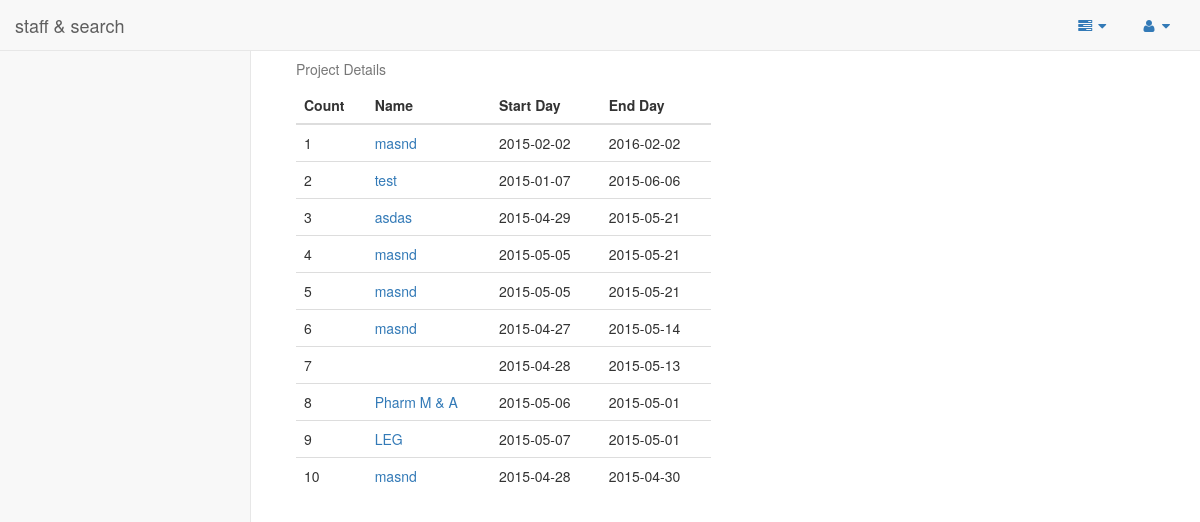
The app's page /admin/project_lists.php, older data.
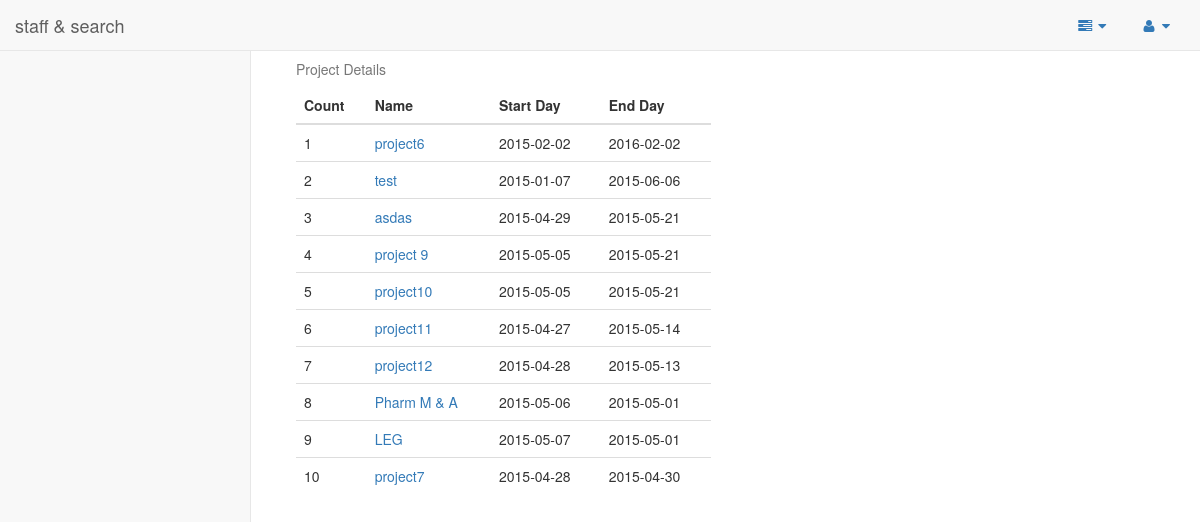
The same page, newer data.
### tables this page shows
CREATE TABLE IF NOT EXISTS `projects` (
`project_id` int(11) NOT NULL,
  `name` varchar(50) NOT NULL,
  `start_day` date NOT NULL,
  `end_day` date NOT NULL,
  `description` text NOT NULL,
  `tech` text NOT NULL
);

### admin/project_lists.php (the view, shortened to what this page needs)
<?php
    include("header.php");
?>
<body>
    <div id="wrapper">
       <?php
        include 'side_and_menu.php';
       ?>
       <?php
       $query = "SELECT * from projects order by end_day desc";
       $result = mysql_query($query);
       ?>
    <div id="page-wrapper">
        <div class="col-md-6">
            <table class="table">
              <caption>Project Details</caption>
              <thead>
                <tr>
                  <th>Count</th>
                  <th>Name</th>
                  <th>Start Day</th>
                  <th>End Day</th>
                </tr>
              </thead>
              <tbody>
                <?php
                $count = 1;
                while ($row = mysql_fetch_array($result)) {
                  echo "<tr>
                  <td>".$count++."</td>
                  <td><a href='project_details.php?id=".$row['project_id']."'>".$row['name']."</a></td>
                  <td>".$row['start_day']."</td>
                  <td>".$row['end_day']."</td>
                </tr>";
                }
                ?>
              </tbody>
            </table>
        </div>
    </div>
    </div>
</body>
</html>

Row changes from the older to the newer data that the page shows:
changed projects: name "masnd" → "project6"
changed projects: name "masnd" → "project 9"
changed projects: name "masnd" → "project10"
changed projects: name "masnd" → "project11"
changed projects: name (not shown) → "project12"
changed projects: name "masnd" → "project7"
